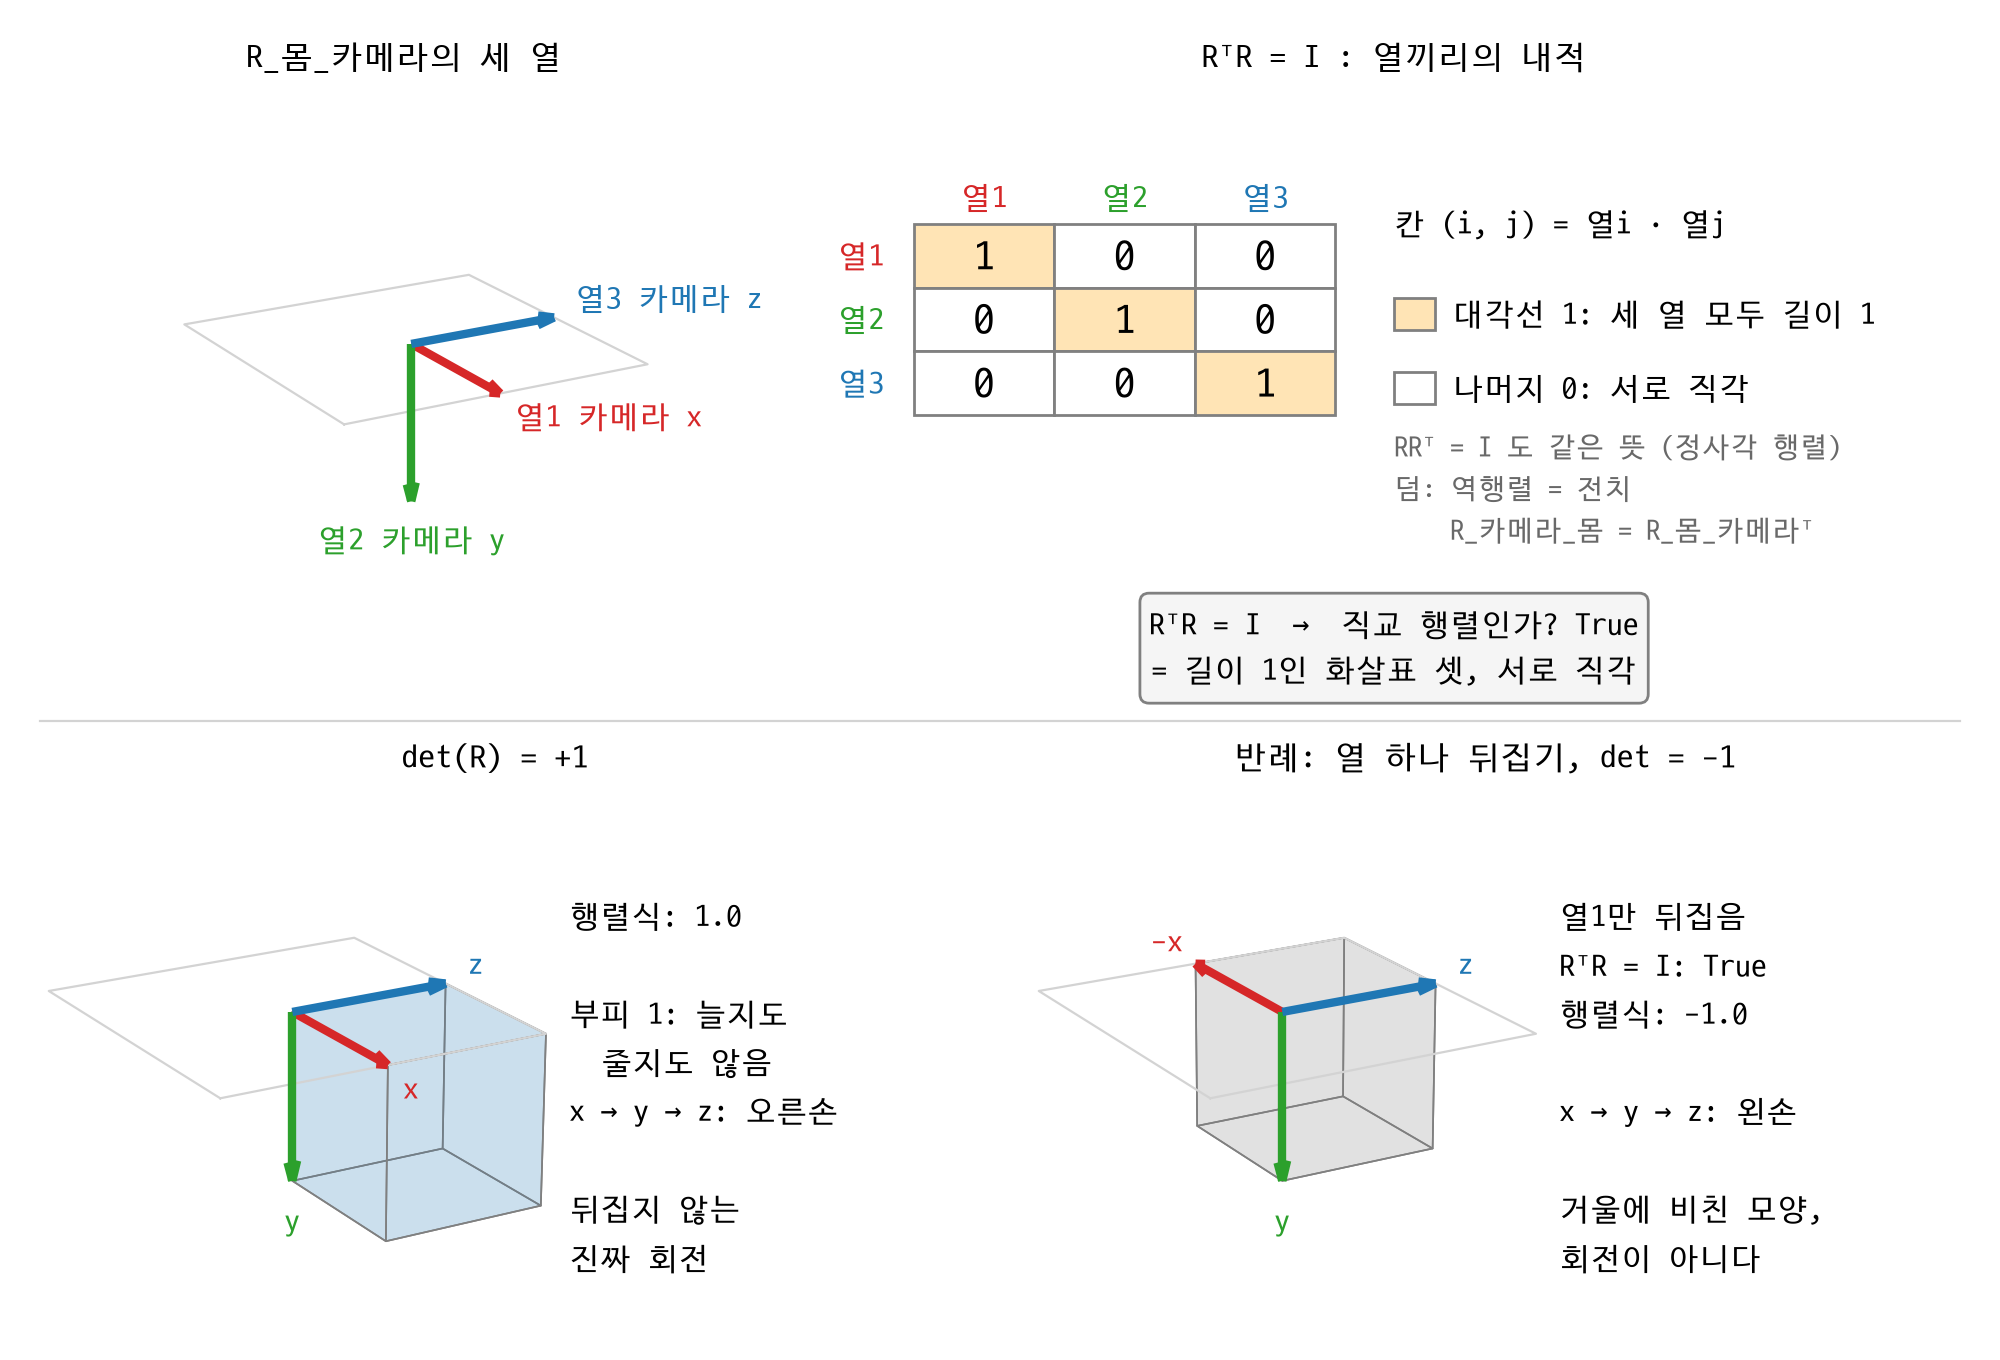

Here is the Python script that generated this plot:
import matplotlib.pyplot as plt
import numpy as np
from matplotlib.patches import Rectangle
from mpl_toolkits.mplot3d.art3d import Poly3DCollection

# plt.rcParams["font.family"] = "AppleGothic"
plt.rcParams["font.family"] = "D2Coding"
plt.rcParams["axes.unicode_minus"] = False

# b09와 같은 행렬: 각 열은 카메라의 x, y, z축이 몸 좌표에서 어느 방향인지를 적은 것
R_몸_카메라 = np.array([[ 0,  0, 1],
                     [-1,  0, 0],
                     [ 0, -1, 0]])
R = R_몸_카메라
내적표 = R.T @ R                                   # 칸 (i, j) = 열i · 열j
print("행렬식:", round(float(np.linalg.det(R)), 6))
print("직교 행렬인가?", np.allclose(R.T @ R, np.eye(3)))
print("R의 전치 @ R =\n", 내적표)
print("R @ R의 전치 =\n", R @ R.T)
print("열1 × 열2 == 열3 (오른손)?", np.allclose(np.cross(R[:, 0], R[:, 1]), R[:, 2]))
print("R_카메라_몸 = 역행렬 = 전치?", np.allclose(np.linalg.inv(R), R.T))

# 반례: 카메라 x축(열 1)만 뒤집은 행렬
거울 = R.copy()
거울[:, 0] *= -1
거울_det = round(float(np.linalg.det(거울)), 6)
print("거울 =\n", 거울)
print("거울: 전치 @ 거울 == I?", np.allclose(거울.T @ 거울, np.eye(3)), "/ 행렬식:", 거울_det)
print("거울: 열1 × 열2 =", np.cross(거울[:, 0], 거울[:, 1]).tolist(), "/ 열3 =", 거울[:, 2].tolist())

색들 = ["tab:red", "tab:green", "tab:blue"]           # 카메라 x 빨강, y 초록, z 파랑


def 세_화살표(칸, M, 글들, 정렬들):
    for 열, (색, 글, (가로, 세로)) in enumerate(zip(색들, 글들, 정렬들)):
        칸.quiver(0, 0, 0, *M[:, 열], color=색, linewidth=3, arrow_length_ratio=0.12, zorder=3)
        칸.text(*(M[:, 열] * 1.15), 글, color=색, ha=가로, va=세로, fontsize=11, zorder=5)
    칸.plot([-1, 1, 1, -1, -1], [-1, -1, 1, 1, -1], [0] * 5, color="lightgray", linewidth=0.8)   # 몸 바닥
    칸.set(xlim=(-1, 1), ylim=(-1, 1), zlim=(-1.2, 0.4))   # 바닥 위로는 그릴 것이 없어 z 위쪽을 줄인다
    칸.set_box_aspect((2, 2, 1.6))                          # 세 방향 눈금 길이는 같게
    칸.view_init(elev=20, azim=-120)                 # s37과 같은 자리(로봇 뒤 오른쪽 위)에서 본다
    칸.set_axis_off()


def 상자(칸, M, 색):
    # 세 열이 만드는 평행육면체(여기서는 정육면체)의 여섯 면
    a, b, c = M[:, 0], M[:, 1], M[:, 2]
    면들 = []
    for p, q, r in [(a, b, c), (b, c, a), (c, a, b)]:
        for 밑 in [np.zeros(3), r]:
            면들.append([밑, 밑 + p, 밑 + p + q, 밑 + q])
    칸.add_collection3d(Poly3DCollection(면들, facecolor=색, edgecolor="gray", alpha=0.12, linewidths=0.6))


그림 = plt.figure(figsize=(10, 6.8))
위 = 그림.add_gridspec(1, 2, width_ratios=[1, 1.45], left=0.0, right=0.99, top=0.89, bottom=0.5, wspace=0.0)
아래 = 그림.add_gridspec(1, 4, width_ratios=[1.15, 0.85, 1.15, 0.85], left=0.0, right=0.99, top=0.42, bottom=-0.02, wspace=0.0)
정렬 = [("left", "top"), ("center", "top"), ("left", "bottom")]
상자_글 = dict(fontsize=11, linespacing=1.6, va="center", ha="left")

# 1) 세 열 = 세 화살표
화살_칸 = 그림.add_subplot(위[0], projection="3d", computed_zorder=False)
세_화살표(화살_칸, R, ["열1 카메라 x", "열2 카메라 y", "열3 카메라 z"], 정렬)

# 2) R의 전치 @ R 표: 칸 (i, j) = 열i · 열j
표_칸 = 그림.add_subplot(위[1])
표_칸.axis("off")
표_칸.set(xlim=(0, 1), ylim=(0, 1))
x0, y0, 칸크기 = 0.09, 0.86, 0.12
for i in range(3):
    표_칸.text(x0 - 0.045, y0 - 칸크기 * (i + 0.5), f"열{i + 1}", color=색들[i], ha="center", va="center", fontsize=11)
    표_칸.text(x0 + 칸크기 * (i + 0.5), y0 + 0.05, f"열{i + 1}", color=색들[i], ha="center", va="center", fontsize=11)
    for j in range(3):
        표_칸.add_patch(Rectangle((x0 + 칸크기 * j, y0 - 칸크기 * (i + 1)), 칸크기, 칸크기,
                                 facecolor="moccasin" if i == j else "white", edgecolor="gray"))
        표_칸.text(x0 + 칸크기 * (j + 0.5), y0 - 칸크기 * (i + 0.5), f"{내적표[i, j]}", ha="center", va="center", fontsize=15)
오른쪽 = x0 + 칸크기 * 3 + 0.05
표_칸.text(오른쪽, 0.86, "칸 (i, j) = 열i · 열j", fontsize=11, va="center")
표_칸.add_patch(Rectangle((오른쪽, 0.66), 0.035, 0.06, facecolor="moccasin", edgecolor="gray"))
표_칸.text(오른쪽 + 0.05, 0.69, "대각선 1: 세 열 모두 길이 1", fontsize=11, va="center")
표_칸.add_patch(Rectangle((오른쪽, 0.52), 0.035, 0.06, facecolor="white", edgecolor="gray"))
표_칸.text(오른쪽 + 0.05, 0.55, "나머지 0: 서로 직각", fontsize=11, va="center")
표_칸.text(오른쪽, 0.36, "RRᵀ = I 도 같은 뜻 (정사각 행렬)\n덤: 역행렬 = 전치\n    R_카메라_몸 = R_몸_카메라ᵀ",
          fontsize=10, color="dimgray", va="center", linespacing=1.5)
표_칸.text(0.5, 0.06, "RᵀR = I  →  직교 행렬인가? True\n= 길이 1인 화살표 셋, 서로 직각",
          ha="center", va="center", fontsize=11, linespacing=1.5,
          bbox=dict(boxstyle="round", facecolor="whitesmoke", edgecolor="gray"))

# 3) det = +1: 세 열이 만드는 정육면체, 오른손
진짜_칸 = 그림.add_subplot(아래[0], projection="3d", computed_zorder=False)
상자(진짜_칸, R, "tab:blue")
세_화살표(진짜_칸, R, ["x", "y", "z"], 정렬)
진짜_글 = 그림.add_subplot(아래[1])
진짜_글.axis("off")
진짜_글.text(0, 0.5, f"행렬식: {round(float(np.linalg.det(R)), 6)}\n\n부피 1: 늘지도\n  줄지도 않음\n"
                    "x → y → z: 오른손\n\n뒤집지 않는\n진짜 회전", **상자_글)

# 4) 반례: 열1만 뒤집으면 RᵀR = I는 그대로, 행렬식은 -1
거울_칸 = 그림.add_subplot(아래[2], projection="3d", computed_zorder=False)
상자(거울_칸, 거울, "tab:gray")
세_화살표(거울_칸, 거울, ["-x", "y", "z"], [("right", "bottom")] + 정렬[1:])
거울_글 = 그림.add_subplot(아래[3])
거울_글.axis("off")
거울_글.text(0, 0.5, f"열1만 뒤집음\nRᵀR = I: True\n행렬식: {거울_det}\n\n"
                    "x → y → z: 왼손\n\n거울에 비친 모양,\n회전이 아니다", **상자_글)

for 왼, 오, 제목, 높이 in [(화살_칸, 화살_칸, "R_몸_카메라의 세 열", 0.95), (표_칸, 표_칸, "RᵀR = I : 열끼리의 내적", 0.95),
                         (진짜_칸, 진짜_글, "det(R) = +1", 0.435), (거울_칸, 거울_글, "반례: 열 하나 뒤집기, det = -1", 0.435)]:
    그림.text((왼.get_position().x0 + 오.get_position().x1) / 2, 높이, 제목, ha="center", fontsize=12)
그림.add_artist(plt.Line2D([0.02, 0.98], [0.47, 0.47], color="lightgray", linewidth=0.8))
그림.savefig("s40_rotation_checks.png", dpi=200)
print("저장: s40_rotation_checks.png")
